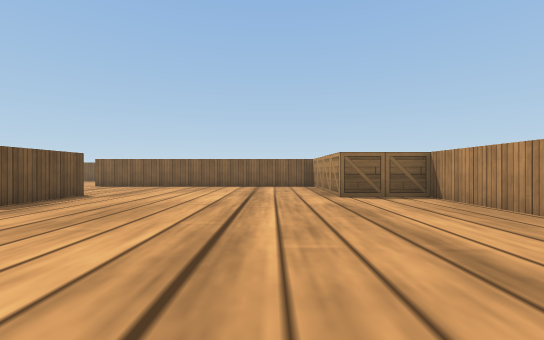
View 1 (above)

18 first-person views from a walk through a world built for the Webots simulator. The camera is 0.06 m above the floor, looks level and sees 90° across. The floor is counted in squares, 0.1 m on a side. Each view is taken from the middle of a square. On the plan, view 1 faces up. The plan holds only what a view shows up to about 9 squares ahead; the rest is blank. Robots are left out. Webots' stock objects and surfaces are drawn as simple stand-ins.

View 2
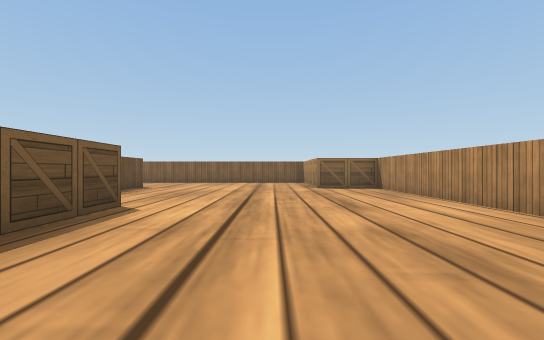

View 3
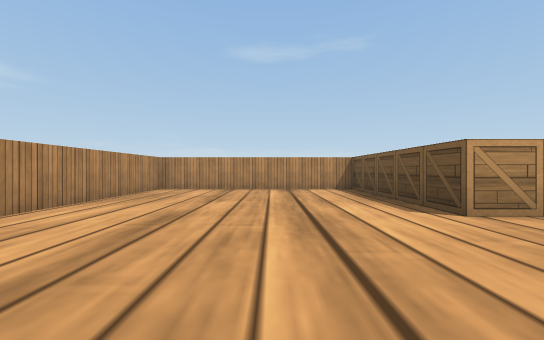

View 4
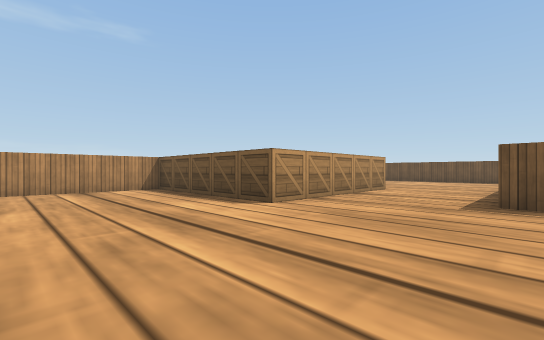

View 5
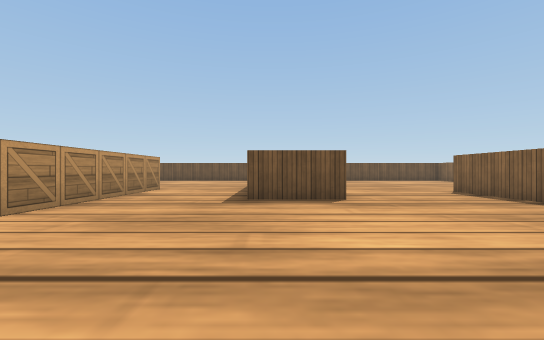

View 6
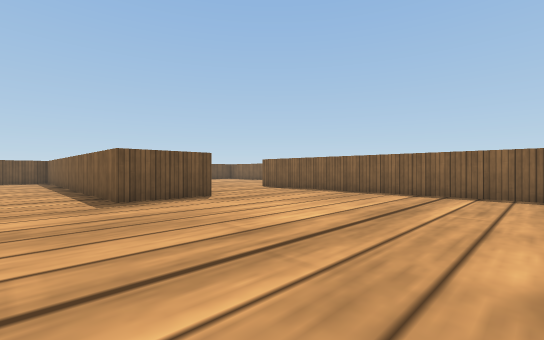

View 7
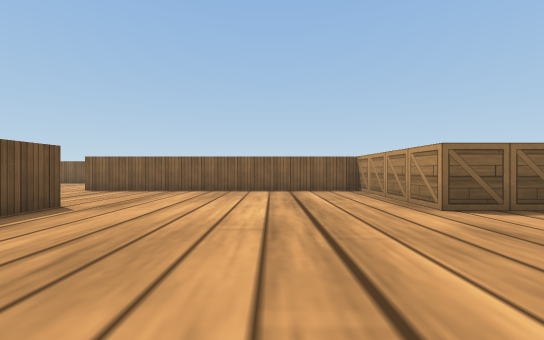

View 8
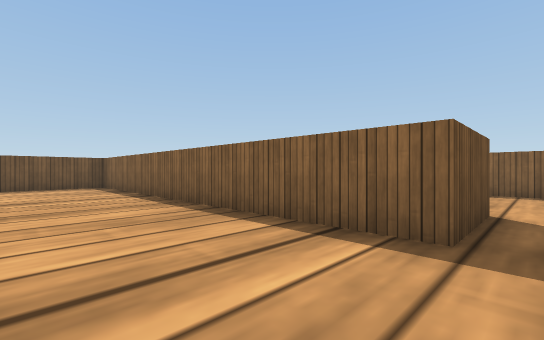

View 9
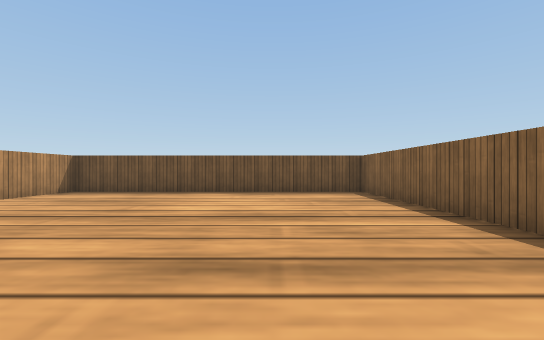

View 10
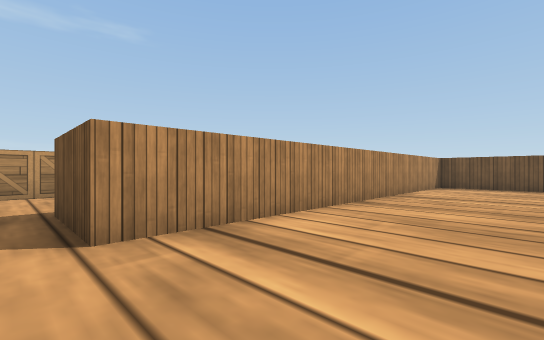

View 11
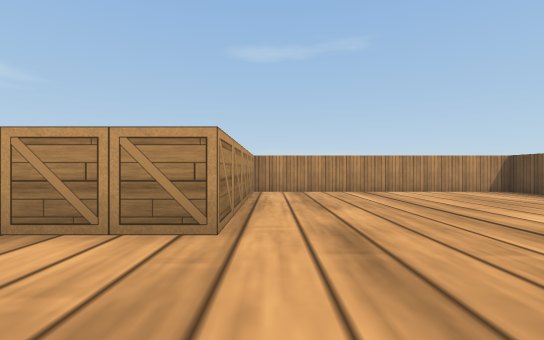

View 12
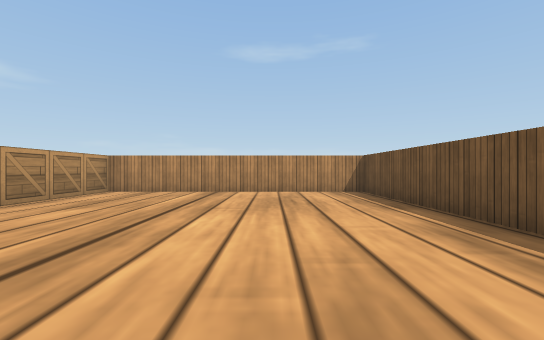

View 13
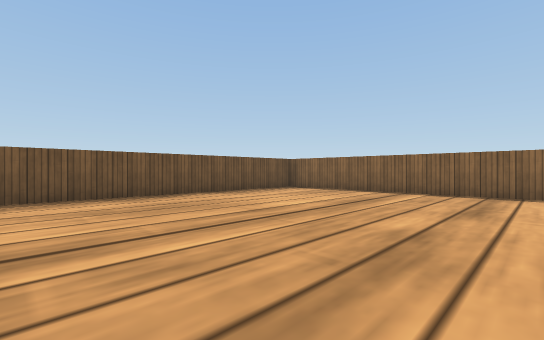

View 14
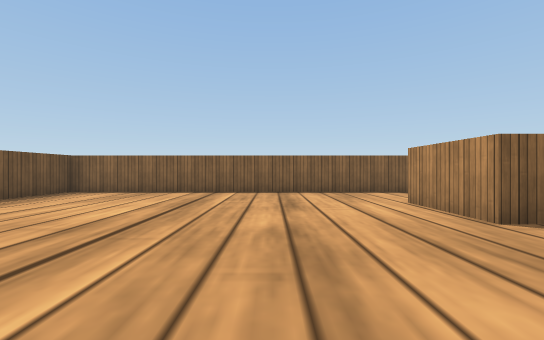

View 15
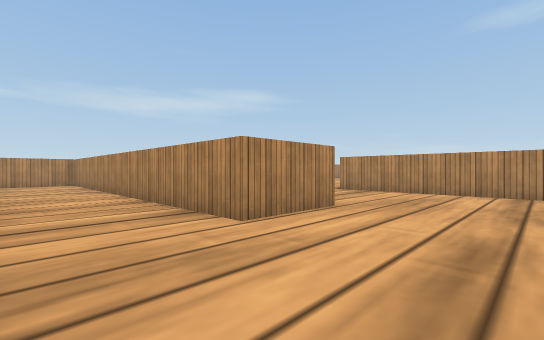

View 16
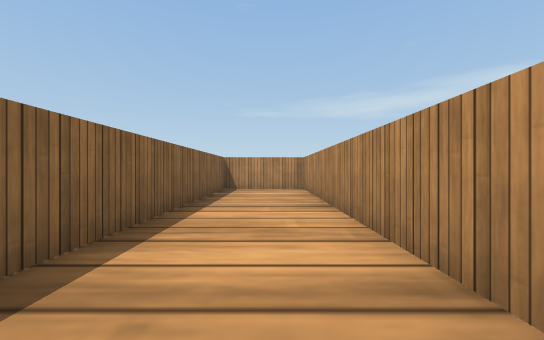

View 17
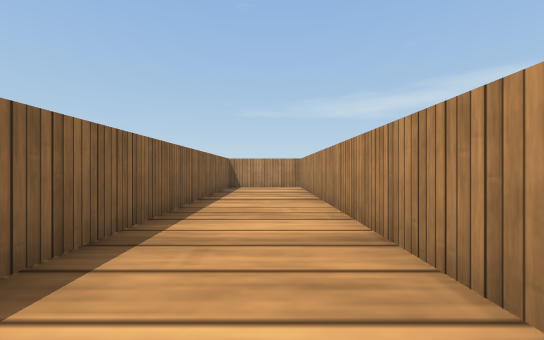

View 18
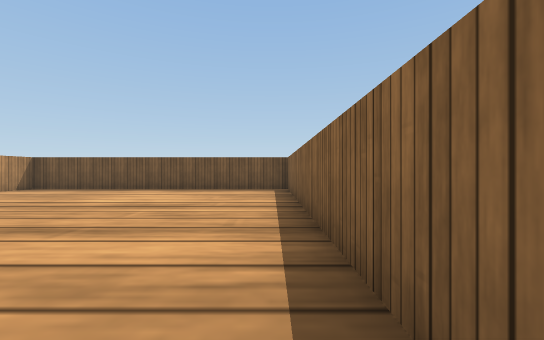

### Floor plan
Key: @ floor where view 1 was taken; # wall or solid block; . floor; B wooden box.
Columns run from 15 left of view 1 to 4 right of it. Each row starts with its distance up from view 1.
 15 ####################
 14 #..................#
 13 #..................#
 12 #........###########
 11 #........########
 10 #........########B
  9 #................B
  8 #................B
  7 #................B
  6 ###########......BB#
  5 ###########........#
  4 #..................#
  3 #..................#
  2 #..................#
  1 #.......BBBBB......#
  0 #.......B   B..@...#
 -1 #.......B   B......#
 -2 #.......B   B......#
 -3 #.......B   B......#
 -4 #########   ########

Where each view was taken, in squares from view 1:
view 1: 0 up, 0 right, facing up
view 2: 3 down, 0 right, facing up
view 3: 5 up, 0 right, facing down
view 4: 5 up, 1 right, facing down-left
view 5: 5 up, 1 right, facing left
view 6: 3 up, 1 right, facing up-left
view 7: 2 up, 1 left, facing up
view 8: 2 up, 4 left, facing up-left
view 9: 2 up, 7 left, facing left
view 10: 9 up, 4 left, facing down-left
view 11: 4 up, 8 left, facing down
view 12: 4 up, 12 left, facing down
view 13: 7 up, 8 left, facing up-left
view 14: 7 up, 9 left, facing up
view 15: 14 up, 9 left, facing down-right
view 16: 13 up, 5 left, facing right
view 17: 13 up, 6 left, facing right
view 18: 14 up, 6 left, facing left
